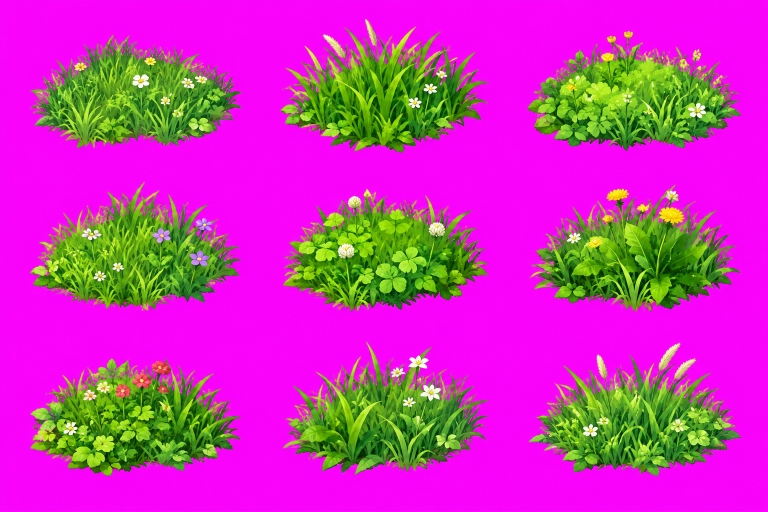
#> input picture tools/src/grass.png, 1536 x 1024 px (shown at 1/2 size)
$ python build_object_assets.py src/grass.png src/grass.png
#> lines starting #> are read from the running program, lines starting #| are printed output that depends on the picture
#!/usr/bin/env python3
"""Dựng ảnh cây (Tree.png) và tháp (Tower.png) cho game:  python3 tools/build_object_assets.py <Tree.png> <Tower.png>
- Cây: xuất ảnh RỘNG 504px (hiển thị 112px thế giới = 2x2 ô; bản đồ cũ 52px) -> sắc nét, không nhòe.
- Làm mờ viền PHẦN ĐẾ (tấm đất hình thoi) bằng mặt nạ elip: cây/tháp 'mọc' từ mặt đất thay vì đặt trên một tấm nền rời. Thân/rễ giữ nguyên.
- Chỉnh màu dịu cùng chuẩn với địa hình (giảm bão hòa nhẹ, phủ sương)."""
import sys, numpy as np
from PIL import Image
from scipy import ndimage as ndi
HAZE = np.array([226, 230, 208], float)
def grade(rgb, sat=0.74, val=0.98, haze=0.09):
    hsv = np.array(Image.fromarray(rgb).convert('HSV'), float); hsv[..., 1] *= sat; hsv[..., 2] = np.clip(hsv[..., 2] * val, 0, 255)
    o = np.array(Image.fromarray(hsv.astype(np.uint8), 'HSV').convert('RGB'), float); return np.clip(o * (1 - haze) + HAZE * haze, 0, 255).astype(np.uint8)
def feather_base(a, cyp=30, rx=78, ryu=52, ryl=34, y0p=84, soft=0.5):
    """Mờ dần tấm đế hình thoi ngoài hình elip (tính bằng PIXEL từ đáy ảnh): d<1-soft giữ nguyên, d>=1 trong suốt. Thân/rễ nằm trong elip nên giữ nguyên."""
    h, w = a.shape[:2]; yy, xx = np.mgrid[0:h, 0:w]; dy = yy - (h - cyp); ry = np.where(dy < 0, ryu, ryl); d = np.sqrt(((xx - w / 2) / rx) ** 2 + (dy / ry) ** 2)
    t = np.clip((1 - d) / soft, 0, 1); m = t * t * (3 - 2 * t); m = np.where(yy > h - y0p, m, 1.0); a = a.copy(); a[..., 3] = (a[..., 3] * m).astype(np.uint8); return a
def components(path, dil):
#> called with path = 'src/grass.png', dil = 9
    A = np.array(Image.open(path).convert('RGBA')); lab, n = ndi.label(ndi.binary_dilation(A[..., 3] > 40, iterations=dil)); items = []
#> after `lab, n = ndi.label(ndi.binary_dilation(A[..., 3] > 40, iterations=dil)`: lab: shape (1024, 1536) int32; every value is 1
#> after `lab, n = ndi.label(ndi.binary_dilation(A[..., 3] > 40, iterations=dil)`: n = 1
    for i, s in enumerate(ndi.find_objects(lab)):
        if (s[0].stop - s[0].start) * (s[1].stop - s[1].start) > 8000: items.append((s[0].start // 500, s[1].start, i + 1, s))
#> this loop made 1 pass
#> after the loop, items = 1 item
    items.sort(key=lambda t: (t[0], t[1])); out = []
    for r, x, lb, s in items:
        c = A[s].copy(); c[lab[s] != lb, 3] = 0; ys, xs = np.where(c[..., 3] > 40); out.append(c[ys.min():ys.max() + 1, xs.min():xs.max() + 1])
#> this loop made 1 pass
#> (r, x, lb) on pass 1: (0, 0, 1)
#> after the loop, out = 1 item
    return out
def main(tree, tower):
    F = 504 / 700
    for k, c in enumerate(components(tree, 9)):
        c[..., :3] = grade(c[..., :3]); c = feather_base(c, cyp=int(30 / F), rx=int(58 / F), ryu=int(52 / F), ryl=int(24 / F), y0p=int(84 / F)); im = Image.fromarray(c); im = im.resize((round(im.width * F), round(im.height * F)), Image.LANCZOS)
#> in grade, rgb is the input picture: shape (1024, 1536, 3); mean R, G, B 196.7, 54.9, 176.3
#> in grade, `hsv[..., 1] *= sat`:
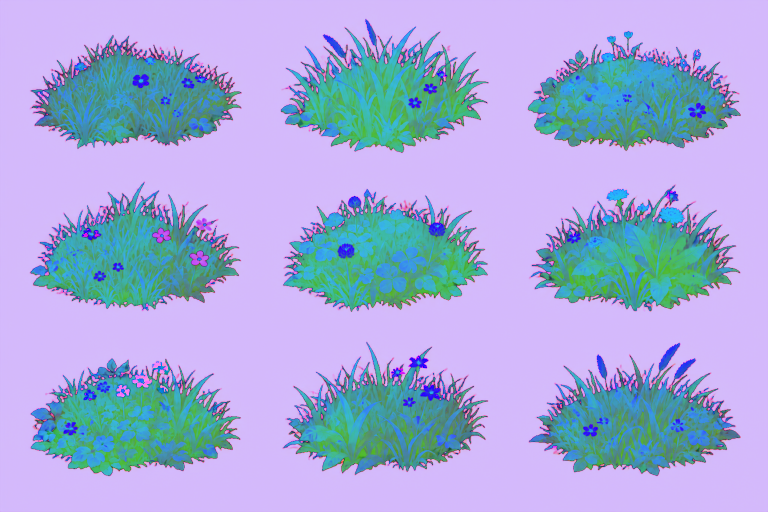
#> hsv: shape (1024, 1536, 3) float64 (shown at 1/2 size); mean of channels 0, 1, 2 164.1, 171.4, 217.7; drawn as R, G, B
#> in feather_base, `a[..., 3] = (a[..., 3] * m).astype(np.uint8)`:
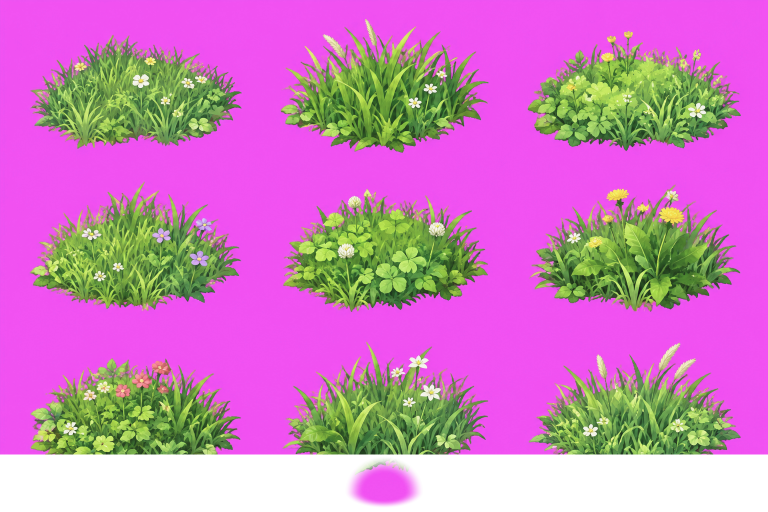
#> a: shape (1024, 1536, 4) (shown at 1/2 size); mean of channels 0, 1, 2, 3 199.2, 107.2, 184.6, 227.6; transparent parts drawn white
        im.save(f'public/assets/trees/tree_{k}.png'); print('tree', k, im.size)
#| tree 0 (1106, 737)
    A = np.array(Image.open(tower).convert('RGBA')); k = 0; F = 104 / 371
    for y0, y1 in [(0, 478), (478, 1024)]:
        for cx in range(3):
            c = A[y0:y1, cx * 512:(cx + 1) * 512]; ys, xs = np.where(c[..., 3] > 40); c = c[ys.min():ys.max() + 1, xs.min():xs.max() + 1].copy()
            c = feather_base(c, cyp=int(14 / F), rx=int(0.5 * c.shape[1]), ryu=int(24 / F), ryl=int(16 / F), y0p=int(34 / F), soft=0.4); im = Image.fromarray(c).resize((round(c.shape[1] * F), round(c.shape[0] * F)), Image.LANCZOS)
            im.save(f'public/assets/towers/tower_{k}.png'); print('tower', k, im.size); k += 1
#> this loop made 2 passes
#| tower 0 (144, 134)
#| tower 1 (144, 134)
#| tower 2 (144, 134)
#| tower 3 (144, 153)
#| tower 4 (144, 153)
#| tower 5 (144, 153)
#> pass 1, in main, `im.save(f'public/assets/towers/tower_{k}.png'); print('tower', k, im.s..`:
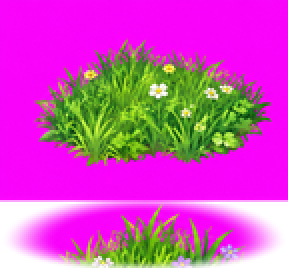
#> saved as tower_0.png: PIL image 144x134 RGBA (shown 2 times larger); mean R, G, B, A 195.9, 49.7, 179.6, 229.1; transparent parts drawn white
#> pass 1, in feather_base (call 3), `yy, xx = np.mgrid[0:h, 0:w]`:
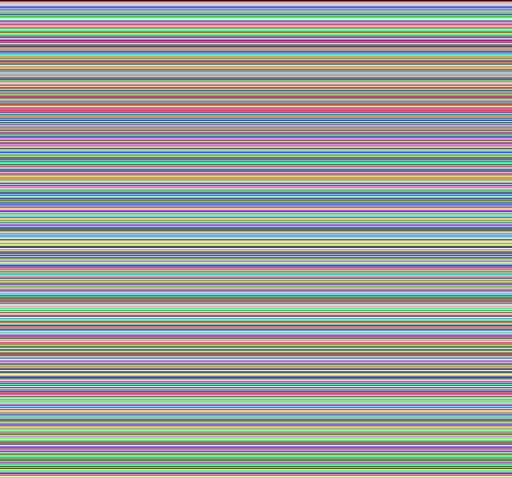
#> yy: shape (478, 512) int64; 478 distinct labels, from 0 to 477; one colour per label, 0 black
#> pass 1, in feather_base (call 3), `yy, xx = np.mgrid[0:h, 0:w]`:
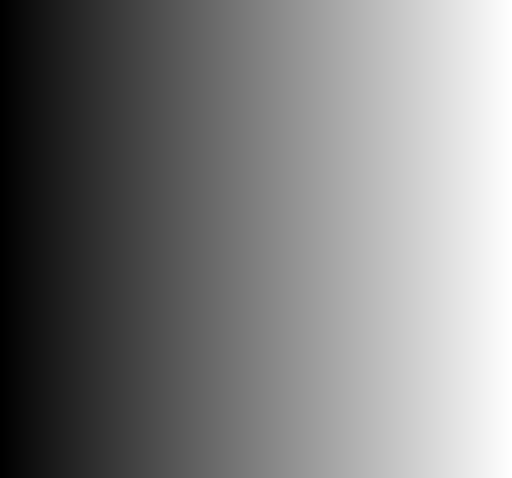
#> xx: shape (478, 512) int64; min 0, max 511, mean 255.5; drawn with min black and max white
#> after the loop:
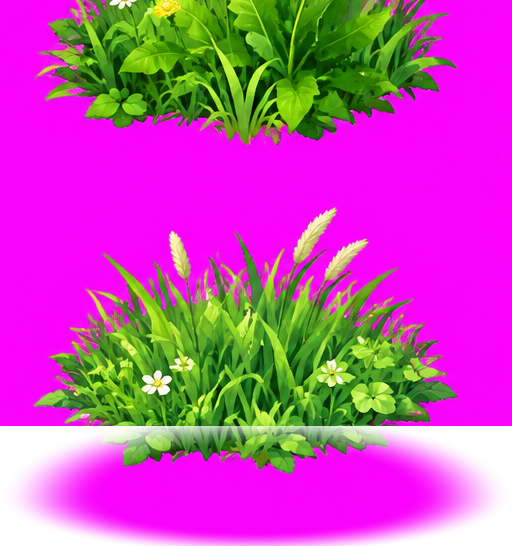
#> c: shape (546, 512, 4); mean R, G, B, A 190.4, 56.7, 171.6, 232.3; transparent parts drawn white
#> after the loop:
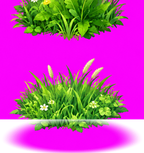
#> im: PIL image 144x153 RGBA; mean R, G, B, A 183, 56.5, 164.1, 232.3; transparent parts drawn white
#> after the loop, k = 6
if __name__ == '__main__': main(sys.argv[1], sys.argv[2])
# GHI CHÚ: phần dựng CÂY ở trên đã được thay bằng tools/build_tree_assets.py (nguyên độ phân giải, không làm mờ chân). Đừng chạy file này để dựng cây nữa.
